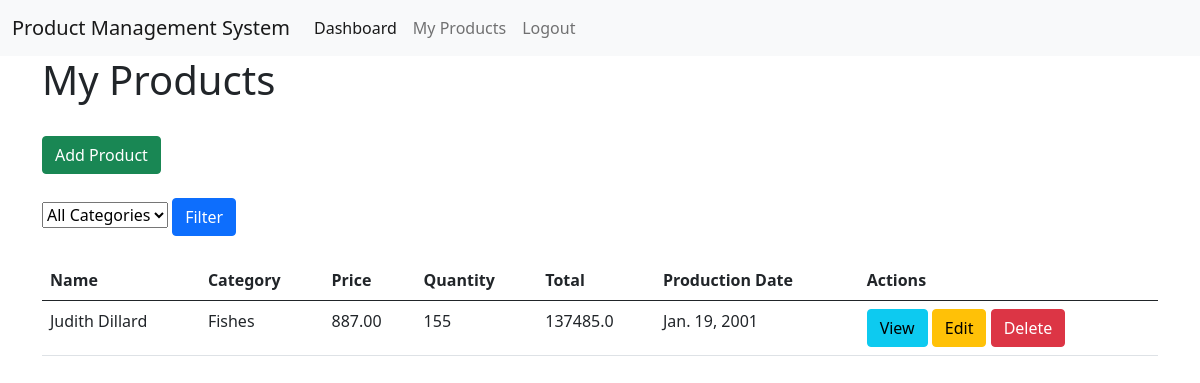
The app's page /my-products/ (signed in) with its own data.
### product_app/models.py (models this page shows, shortened)
class ProductModel(models.Model):
    CATEGORY_TYPES =[
        ('Vegetable','Vegetable'),
        ('Fishes','Fishes'),
        ('Fruits','Fruits'),
    ]
    name = models.CharField(max_length=100,null=True)
    description = models.TextField(null=True)
    category = models.CharField(choices=CATEGORY_TYPES,max_length=20,null=True)
    image = models.ImageField(upload_to='media/product',null=True)
    price = models.DecimalField(max_digits=20,decimal_places=2,null=True)
    qty = models.PositiveIntegerField(null=True)
    total_amount = models.FloatField(null=True)
    production_date = models.DateField(null=True)
    created_by = models.ForeignKey(
        ProductUserModel,
        on_delete=models.CASCADE,
        related_name='products',
        null=True)

### product_app/views.py (the view)
# urls.py: path('my-products/',my_products, name='my_products'),
@login_required
def my_products(request):
    products = ProductModel.objects.filter(created_by=request.user)
    category = request.GET.get('category')
    if category:
        products = products.filter(category=category)
    context = {
        'products': products
    }
    return render(request,'pages/my_products.html',context)

### product_app/templates/pages/my_products.html (shortened to what this page needs)
{% extends 'master/base.html' %}
{% block content %}
<h1>My Products</h1>
<br>
<a class="btn btn-success" href="{% url 'add_product' %}">Add Product</a>
<br><br>
<form method="GET">
    <select name="category">
        <option value="">
            All Categories
        </option>
    </select>
    <button type="submit" class="btn btn-primary">Filter</button>
</form>
<br>
<table class="table">
    <thead>
        <tr>
            <th>Name</th>
            <th>Category</th>
            <th>Price</th>
            <th>Quantity</th>
            <th>Total</th>
            <th>Production Date</th>
            <th>Actions</th>
        </tr>
    </thead>
    <tbody>
        {% for product in products %}
        <tr>
            <td>{{ product.name }}</td>
            <td>{{ product.category }}</td>
            <td>{{ product.price }}</td>
            <td>{{ product.qty }}</td>
            <td>{{ product.total_amount }}</td>
            <td>{{ product.production_date }}</td>
            <td>
                <a
                    class="btn btn-info" href="{% url 'product_detail' product.id %}">View</a>
                <a class="btn btn-warning" href="{% url 'update_product' product.id %}">Edit</a>
                <a
                    class="btn btn-danger" href="{% url 'delete_product' product.id %}">Delete</a>
            </td>
        </tr>
        {% empty %}
        <tr>
            <td colspan="7">You have no products.</td>
        </tr>
        {% endfor %}
    </tbody>
</table>
{% endblock %}

### records on screen
ProductModel: name "Judith Dillard", category "Fishes", price "887.00", qty "155", total_amount "137485.0", production_date "Jan. 19, 2001"
